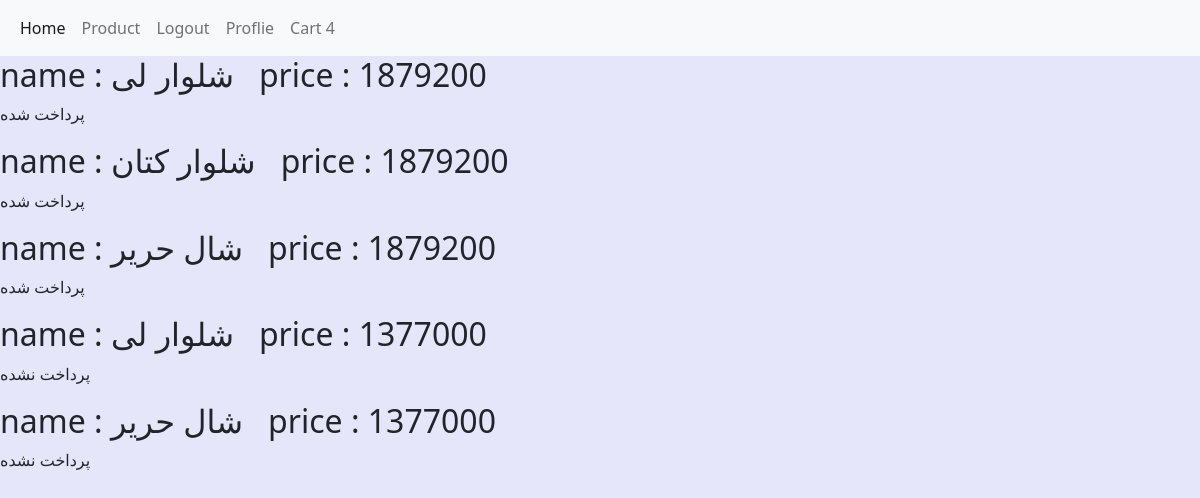
Screenshot of /accounts/history/ (signed in) with the database file from the repository.
### order/models.py (models this page shows, shortened)
class ItemOrder(models.Model):
    order = models.ForeignKey(Order,on_delete=models.CASCADE,related_name='order_item')
    user = models.ForeignKey(User, on_delete=models.CASCADE)
    product = models.ForeignKey(Product,on_delete=models.CASCADE)
    variant = models.ForeignKey(Variatns, on_delete=models.CASCADE,null=True,blank=True)
    quantity = models.IntegerField()
    def price(self):
        if self.product.status != 'None':
            return self.variant.total_price * self.quantity
        else:
            return self.product.total_price * self.quantity

class Order(models.Model):
    user = models.ForeignKey(User,on_delete=models.CASCADE)
    create = models.DateTimeField(auto_now_add=True)
    discount = models.PositiveIntegerField(blank=True,null=True)
    paid = models.BooleanField(default=False)
    code = models.CharField(max_length=200,null=True)
    email = models.EmailField()
    f_name = models.CharField(max_length=100)
    l_name = models.CharField(max_length=100)
    address = models.TextField()
    def get_price(self):
        total = sum(i.price() for i in self.order_item.all())
        if self.discount:
            discount_price = (self.discount / 100) * total
            return int(total - discount_price)
        return total

### home/models.py (models this page shows, shortened)
class Product(models.Model):
    VARIANT =(
        ('None','none'),
        ('Size', 'size'),
        ('Color', 'color'),
    )
    category = models.ManyToManyField(Category,blank=True)
    change = models.BooleanField(default=False)
    name = models.CharField(max_length=100)
    amount = models.PositiveIntegerField()
    unit_price = models.PositiveIntegerField()
    discount = models.PositiveIntegerField(null=True,blank=True)
    total_price = models.PositiveIntegerField()
    information = models.TextField()
    create = models.DateTimeField(auto_now_add=True)
    update = jmodels.jDateTimeField(auto_now=True)
    available = models.BooleanField(default=True)
    brand = models.ForeignKey('Brand',on_delete=models.CASCADE,null=True,blank=True)
    status = models.CharField(null=True,blank=True,max_length=10,choices=VARIANT)
    tags = TaggableManager(blank=True)
    image = models.ImageField(upload_to='product')
    like = models.ManyToManyField(User, blank=True ,related_name='product_like')
    total_like = models.PositiveIntegerField(default=0)
    unlike = models.ManyToManyField(User, blank=True, related_name='product_unlike')
    total_unlike = models.PositiveIntegerField(default=0)
    favorite = models.ManyToManyField(User,blank=True,related_name='fa_user')
    total_favorite = models.IntegerField(default=0)
    sell = models.IntegerField(default=0)
    view = models.ManyToManyField(User, blank=True, null=True, related_name='product_view')
    num_view = models.IntegerField(default=0)
    def total_like(self):
        return self.like.count()
    def total_unlike(self):
        return self.unlike.count()
    @property
    def total_price(self):
        if not self.discount:
            return self.unit_price
        elif self.discount:
            total = (self.discount * self.unit_price) / 100
            return int(self.unit_price - total)
        return self.total_price
    def __init__(self,*args,**kwargs):
        super().__init__(*args,**kwargs)
        self.old_price = self.unit_price

class Variatns(models.Model):
    name = models.CharField(max_length=100)
    update = jmodels.jDateTimeField(auto_now=True)
    product_variant = models.ForeignKey(Product,on_delete=models.CASCADE)
    size_variant = models.ForeignKey(Size,on_delete=models.CASCADE,null=True,blank=True)
    color_variant = models.ForeignKey(Color, on_delete=models.CASCADE,null=True,blank=True)
    amount = models.PositiveIntegerField()
    unit_price = models.PositiveIntegerField()
    change = models.BooleanField(default=False)
    brand = models.ForeignKey('Brand', on_delete=models.CASCADE, null=True, blank=True)
    discount = models.PositiveIntegerField(null=True, blank=True)
    total_price = models.PositiveIntegerField()
    @property
    def total_price(self):
        if not self.discount:
            return self.unit_price
        elif self.discount:
            total = (self.discount * self.unit_price) / 100
            return int(self.unit_price - total)
        return self.total_price

### accounts/views.py (the view)
# urls.py: path('history/',views.history,name='history'),
def history(request):
    data = ItemOrder.objects.filter(user_id = request.user.id)
    return render(request,'accounts/history.html',{'data':data})

### home/context_processors.py (called while the page is built)
def get_cart(request):
    nums = Cart.objects.filter(user_id=request.user.id).aggregate(sum=Sum('quantity'))['sum']
    context ={'nums':nums}
    return context

### accounts/templates/accounts/history.html
{% extends '_base.html' %}
{% block body %}
    {% for i in data %}
    <h2> name : {{ i.product.name }} &nbsp; price : {{ i.order.get_price }}</h2>
    {% if i.order.paid == True %}
        <p>پرداخت شده</p>
    {% else %}
        <p>پرداخت نشده</p>
    {% endif %}
    {% endfor %}
{% endblock %}

### static/css/back.css (style rules this page uses)
body { background-color: lavender; }

### rows the page displays
ItemOrder: product.name "شلوار لی", order.get_price "1879200", shows "پرداخت شده"
ItemOrder: product.name "شلوار کتان", order.get_price "1879200", shows "پرداخت شده"
ItemOrder: product.name "شال حریر", order.get_price "1879200", shows "پرداخت شده"
ItemOrder: product.name "شلوار لی", order.get_price "1377000", shows "پرداخت نشده"
ItemOrder: product.name "شال حریر", order.get_price "1377000", shows "پرداخت نشده"

### other values shown
{{ nums }} "4"
